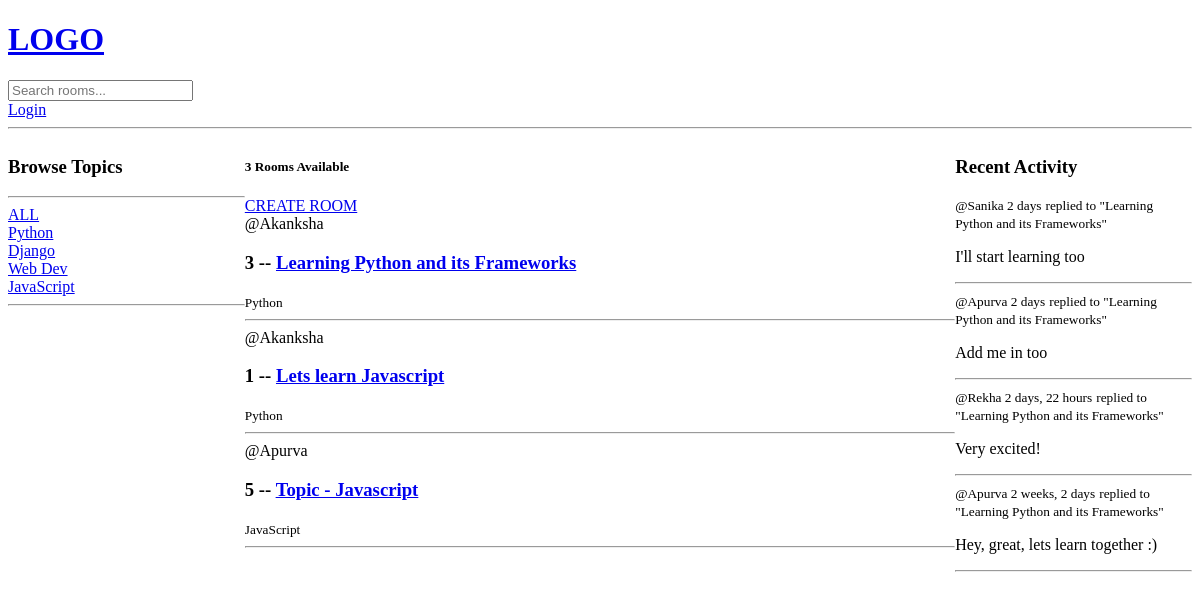
Before: / with the older database file.
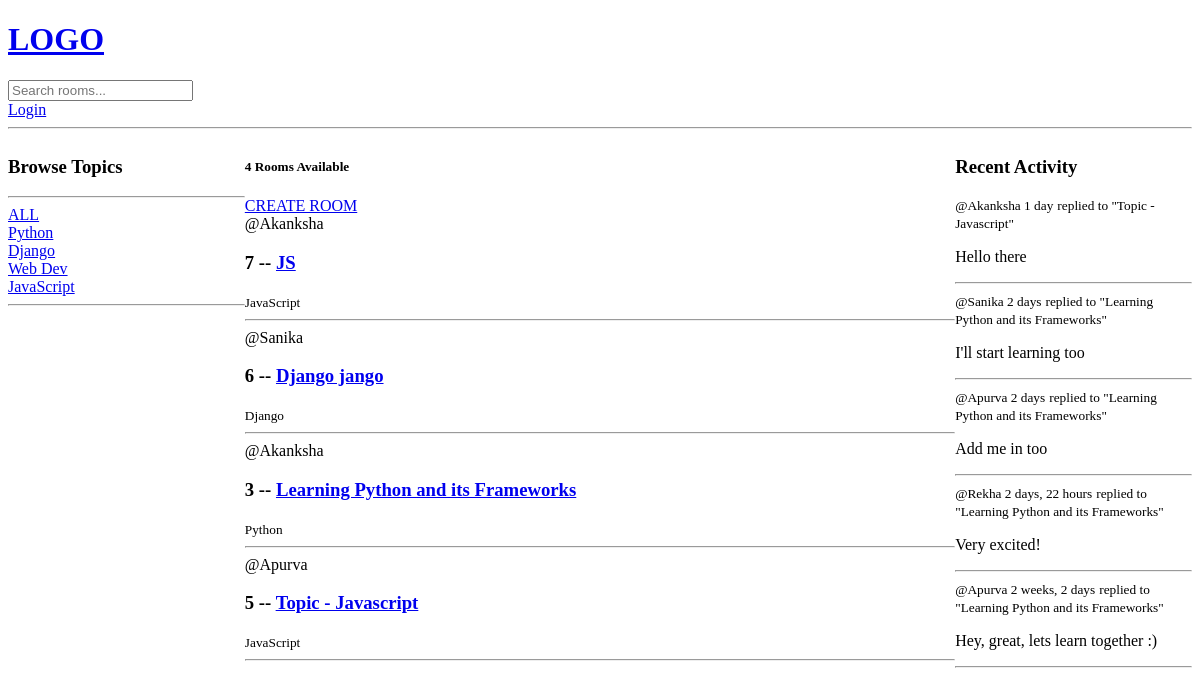
After: the same page with the newer database file.
### base/models.py (models this page shows, shortened)
class Topic (models.Model):
    name = models.CharField(max_length=300)

class Room(models.Model):
    host = models.ForeignKey(User,on_delete=models.SET_NULL, null=True)
    topic = models.ForeignKey(Topic,on_delete=models.SET_NULL, null=True)
    name = models.CharField(max_length=200)
    description = models.TextField(null=True, blank=True)
    participants =models.ManyToManyField(User, related_name='participants', blank=True)
    updated = models.DateTimeField(auto_now=True)
    created = models.DateTimeField(auto_now_add=True)
    class Meta:
        ordering = ['-updated','-created']
    def __str__(self) -> str:
        return self.name

class Message(models.Model):
    user = models.ForeignKey(User, on_delete=models.CASCADE)
    room = models.ForeignKey(Room, on_delete=models.CASCADE)
    body = models.TextField()
    updated = models.DateTimeField(auto_now=True)
    created = models.DateTimeField(auto_now_add=True)
    class Meta:
        ordering = ['-updated','-created']
    def __str__(self) -> str:
        return self.body[0:50]

### base/views.py (the view)
# urls.py: path("", views.home, name="home"),
def home(request):
    if request.GET.get("q") != None:
        q = request.GET.get("q")
    else:
        q = ""
    rooms = Room.objects.filter(
        Q(topic__name__icontains=q)
        | Q(name__contains=q)  # here topic is the var in room model
        | Q(description__contains=q)
    )
    topics = Topic.objects.all()
    room_count = rooms.count()
    room_messages = Message.objects.filter(Q(room__topic__name__icontains=q))
    context = {"rooms": rooms, "topics": topics, "room_count": room_count,
               "room_messages":room_messages}
    return render(request, "base/home.html", context)

### base/templates/base/home.html (shortened to what this page needs)
{% extends 'main.html' %} {% block content %}
<div class="home-container">
    <div>
       {% include 'base/topics_component.html' %}
    <div>
        <h5>{{room_count}} Rooms Available</h5>
        <a href="{% url 'create-room' %}"> CREATE ROOM</a>
        <div>
            {% include 'base/feed_component.html' %}
        </div>
    </div>
    <div>
        {% include 'base/activity_component.html' %}
    </div>
</div>
{% endblock content %}

### templates/main.html (shortened to what this page needs)
<!DOCTYPE html>
<html lang="en">
<head>
</head>
<body>
    {% include 'navbar.html' %}
    {% block content %}
    {% endblock content %}
</body>
</html>

### templates/navbar.html
<a href="/">
    <h1>LOGO</h1>
</a>
<form action="{% url 'home' %}" method="get">
    <input type="text" name="q" placeholder="Search rooms...">
</form>
{% if request.user.is_authenticated %}
<p>Hello {{request.user}}</p>
<a href="{% url 'logout' %}">Logout</a>
{% else %}
<a href="{% url 'login' %}">Login</a>
{% endif %}
<hr>

### base/templates/base/topics_component.html
<h3>Browse Topics</h3>
<hr />
<div>
    <a href="{% url 'home' %}">ALL</a>
</div>
{% for topic in topics %}
<div>
    <a href="{% url 'home' %}?q={{topic.name}}">{{topic.name}}</a>
</div>
{% endfor %}
<hr />
</div>

### base/templates/base/feed_component.html (shortened to what this page needs)
{% for room in rooms %}
    <div>
        <span>@{{room.host.username}}</span>
        <h3>
            {{room.id}} -- <a href="{% url 'room' room.id %}">{{room.name}}</a>
        </h3>
        <small>{{room.topic.name}}</small>
        <hr />
    </div>
    {% endfor %}

### base/templates/base/activity_component.html (shortened to what this page needs)
<h3>Recent Activity</h3>
    {% for message in room_messages %}
        <div>
            <small>@{{message.user}} {{message.created|timesince}}</small>
            <small>replied to "{{message.room}}"</small>
            <p>{{message}}</p>
            <hr>
        </div>
    {% endfor %}

### base/templates/base/home.html (style rules this page uses)
.home-container { display: grid; grid-template-columns: 1fr 3fr 1fr; }

Changed rows visible on the page:
removed Room: host.username "Akanksha", id "1", name "Lets learn Javascript", topic.name "Python"
added Room: host.username "Akanksha", id "7", name "JS", topic.name "JavaScript"
added Room: host.username "Sanika", id "6", name "Django jango", topic.name "Django"
added Message: user "Akanksha", created "1 day", room "Topic - Javascript", body "Hello there"
Other visible differences:
{{ room_count }}: "3" → "4"
